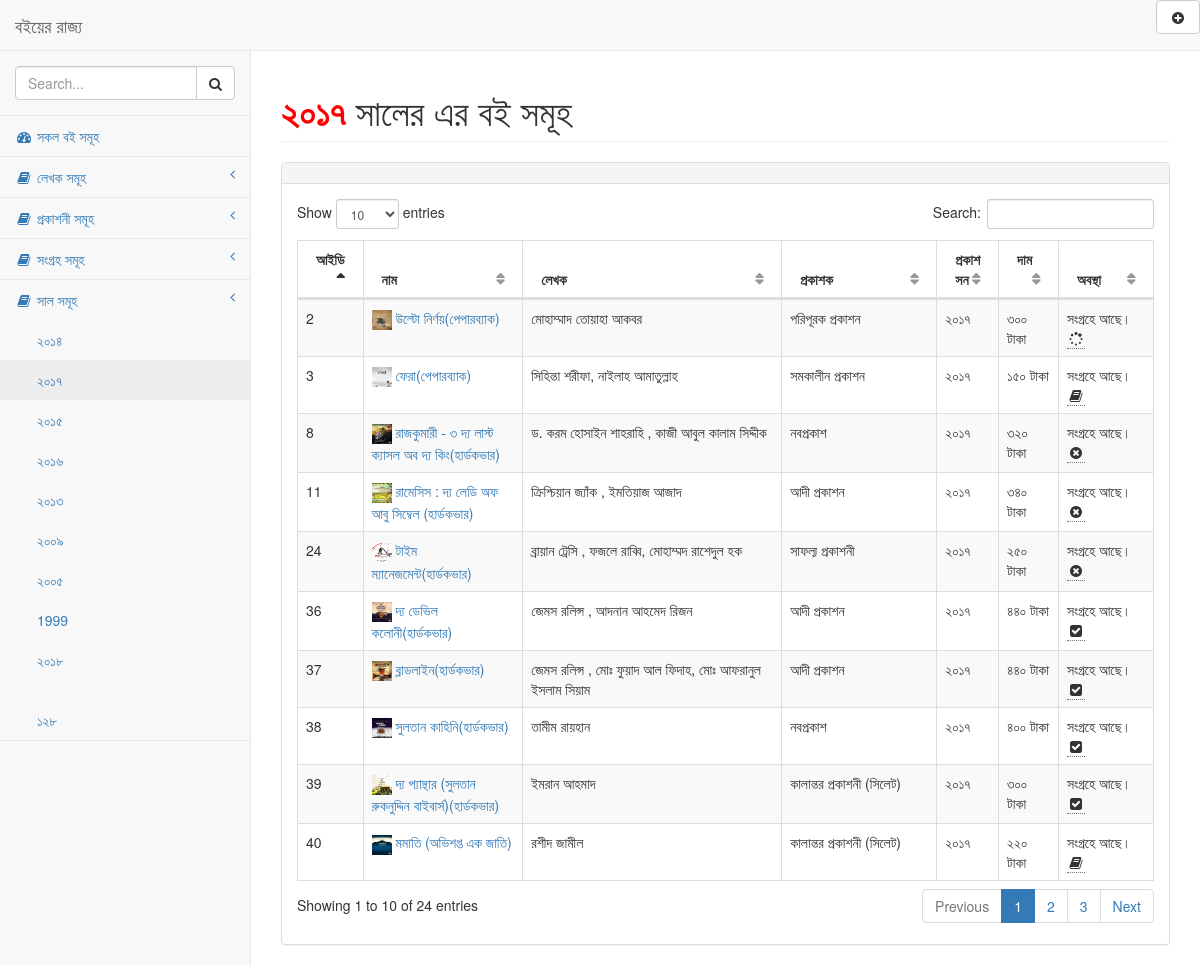
The app's page /year.php?year=২০১৭ with its own data.
### tables this page shows
CREATE TABLE `tbl_books` (
  `id` int(11) NOT NULL,
  `name` varchar(200) NOT NULL,
  `author` varchar(200) NOT NULL,
  `page` varchar(100) NOT NULL,
  `publisher` varchar(200) NOT NULL,
  `preview` varchar(300) NOT NULL,
  `year` varchar(4) NOT NULL,
  `price` varchar(4) NOT NULL,
  `discount` varchar(5) NOT NULL,
  `status` tinyint(4) NOT NULL DEFAULT 0,
  `process` tinyint(4) NOT NULL DEFAULT 0,
  `review` text NOT NULL,
  `tags` varchar(300) NOT NULL
);

### year.php (the view, shortened to what this page needs)
<?php include "./inc/header.php"; ?>
<?php
if(!isset($_GET['year']) || $_GET['year'] == null){
	header("Location: index.php");
} else { ?>
<div id="page-wrapper">
    <div class="row">
        <div class="col-lg-12">
            <h1 class="page-header"><?php echo "<b style='color:red;'>".$_GET['year']."</b>"; ?> সালের এর বই সমূহ</h1>
    </div>
</div>
<div class="row">
    <div class="col-lg-12">
        <div class="panel panel-default">
            <div class="panel-heading">
            </div>
            <div class="panel-body">
                <table width="100%" class="table table-striped table-bordered table-hover" id="dataTables-example">
                    <thead>
                        <tr>
                            <th width="5%">
                                <b>আইডি</b>
                            </th>
                            <th>
                                <b>নাম</b>
                            </th>
                            <th>
                                <b>লেখক</b>
                            </th>
                            <th>
                                <b>প্রকাশক</b>
                            </th>
                            <th width="5%">
                                <b>প্রকাশ সন</b>
                            </th>
                            <th>
                                <b>দাম</b>
                            </th>
                            <th>
                                <b>অবস্থা</b>
                            </th>
                        </tr>
                    </thead>
                    <tbody>
                        <?php
                            try {
                                $dbh = new PDO("mysql:dbname=db_ibooks;host=localhost", "root", "root");
                                $dbh->setAttribute(PDO::ATTR_ERRMODE, PDO::ERRMODE_EXCEPTION);
                                $dbh->exec("SET CHARACTER SET utf8");
                                $dbh->pdo = $dbh;
                            } catch (PDOException $e) {
                                echo 'Connection failed: ' . $e->getMessage();
                            }
                            $table = "tbl_books";
                            $year = $_GET['year'];
                            $query = "SELECT * FROM `".$table."` WHERE `year` LIKE '%{$year}%'";
                            $stmt = $dbh->prepare($query);
                            $stmt->execute();
                            if ($stmt->rowCount() > 0) {
                                $result = $stmt->fetchAll();
                                    foreach( $result as $data ) {
                        ?>
                        <?php
                            $oddeven = $data['id'];
                            if($oddeven%2 == 0){
                                $class = "odd gradeX";
                            } else {
                                $class = "even gradeC";
                            }
                        ?>
                                <tr class="<?php echo $class; ?>">
                                    <td width="05%">
                                        <?php echo $data['id']; ?>
                                    </td>
                                    <td>
                                        <a href="book_details.php?id=<?php echo $data['id']; ?>"><img src="covers/<?php echo $data['preview']; ?>" alt="" height="20px" width="20px">
                                            <?php echo $data['name']; ?>
                                        </a>
                                    </td>
                                    <td>
                                        <?php echo $data['author']; ?>
                                    </td>
                                    <td>
                                        <?php echo $data['publisher']; ?>
                                    </td>
                                    <td width="5%">
                                            <?php echo $data['year']; ?>
                                    </td>
                                    <td width="7%">
                                        <?php echo $data['price']; ?> টাকা
                                    </td>
                                    <td width="11%">
                                        <?php
                                            $status = $data['status'];
                                            if($status == 1){
                                            $status = "সংগ্রহে আছে।";
                                            } else {
                                                $status = "কেনা হয়নি।";
                                            }
                                        ?>
                                        <?php echo $status; ?>
                                        <?php
                                            $process = $data['process'];
                                            if($process == 0){
                                                echo '<span><abbr title="পড়তে চাই না।"><i class="fa fa-times-circle fa-fw"></i></abbr></span>';
                                            } elseif($process == 1){
                                                echo '<span><abbr title="পড়বো ইনশাল্লাহ।"><i class="fa fa-book fa-fw"></i></abbr></span>';
                                            } elseif($process == 3){
                                                echo '<span><abbr title="আলহামদুলিল্লাহ, পড়া হয়েছে।"><i class="fa fa-check-square fa-fw"></i></abbr></span>';
                                            } elseif($process == 2) {
                                                echo '<span><abbr title="আলহামদুলিল্লাহ, পড়তেছি।"><i class="fa fa-spinner fa-fw"></i></abbr></span>';
                                            } else {
                                                echo "";
                                            }
                                            ?>
                                    </td>
                                </tr>
                                <?php
                                    }
                                } ?>
                    </tbody>
                </table>
            </div>
        </div>
    </div>
</div>
</div>
<?php }
?>
<?php include "./inc/footer.php"; ?>

### records on screen
tbl_books: id "2", preview (picture), name "উল্টো নির্ণয়(পেপারব্যাক)", author "মোহাম্মাদ তোয়াহা আকবর", publisher "পরিপূরক প্রকাশন", year "২০১৭", price "৩০০", status "সংগ্রহে আছে।", process 2 (drawn)
tbl_books: id "3", preview (picture), name "ফেরা(পেপারব্যাক)", author "সিহিন্তা শরীফা, নাইলাহ আমাতুল্লাহ", publisher "সমকালীন প্রকাশন", year "২০১৭", price "১৫০", status "সংগ্রহে আছে।", process 1 (drawn)
tbl_books: id "8", preview (picture), name "রাজকুমারী - ৩ দ্য লাস্ট ক্যাসল অব দ্য কিং(হার্ডকভার)", author "ড. করম হোসাইন শাহরাহি , কাজী আবুল কালাম সিদ্দীক", publisher "নবপ্রকাশ", year "২০১৭", price "৩২০", status "সংগ্রহে আছে।", process 0 (drawn)
tbl_books: id "11", preview (picture), name "রামেসিস : দ্য লেডি অফ আবু সিম্বেল (হার্ডকভার)", author "ক্রিশ্চিয়ান জ্যাঁক , ইমতিয়াজ আজাদ", publisher "আদী প্রকাশন", year "২০১৭", price "৩৪০", status "সংগ্রহে আছে।", process 0 (drawn)
tbl_books: id "24", preview (picture), name "টাইম ম্যানেজমেন্ট(হার্ডকভার)", author "ব্রায়ান ট্রেসি , ফজলে রাব্বি, মোহাম্মদ রাশেদুল হক", publisher "সাফল্য প্রকাশনী", year "২০১৭", price "২৫০", status "সংগ্রহে আছে।", process 0 (drawn)
tbl_books: id "36", preview (picture), name "দ্য ডেভিল কলোনী(হার্ডকভার)", author "জেমস রলিন্স , আদনান আহমেদ রিজন", publisher "আদী প্রকাশন", year "২০১৭", price "৪৪০", status "সংগ্রহে আছে।", process 3 (drawn)
tbl_books: id "37", preview (picture), name "ব্লাডলাইন(হার্ডকভার)", author "জেমস রলিন্স , মোঃ ফুয়াদ আল ফিদাহ, মোঃ আফরানুল ইসলাম সিয়াম", publisher "আদী প্রকাশন", year "২০১৭", price "৪৪০", status "সংগ্রহে আছে।", process 3 (drawn)
tbl_books: id "38", preview (picture), name "সুলতান কাহিনি(হার্ডকভার)", author "তামীম রায়হান", publisher "নবপ্রকাশ", year "২০১৭", price "৪০০", status "সংগ্রহে আছে।", process 3 (drawn)
tbl_books: id "39", preview (picture), name "দ্য প্যান্থার (সুলতান রুকনুদ্দিন বাইবার্স)(হার্ডকভার)", author "ইমরান আহমাদ", publisher "কালান্তর প্রকাশনী (সিলেট)", year "২০১৭", price "৩০০", status "সংগ্রহে আছে।", process 3 (drawn)
tbl_books: id "40", preview (picture), name "মমাতি (অভিশপ্ত এক জাতি)", author "রশীদ জামীল", publisher "কালান্তর প্রকাশনী (সিলেট)", year "২০১৭", price "২২০", status "সংগ্রহে আছে।", process 1 (drawn)

### other values on screen
$year "২০১৪"
$year "২০১৭"
$year "২০১৫"
$year "২০১৬"
$year "২০১৩"
$year "২০০৯"
$year "২০০৫"
$year "1999"
$year "২০১৮"
$year "১২৮"
$_GET['year'] "২০১৭"
